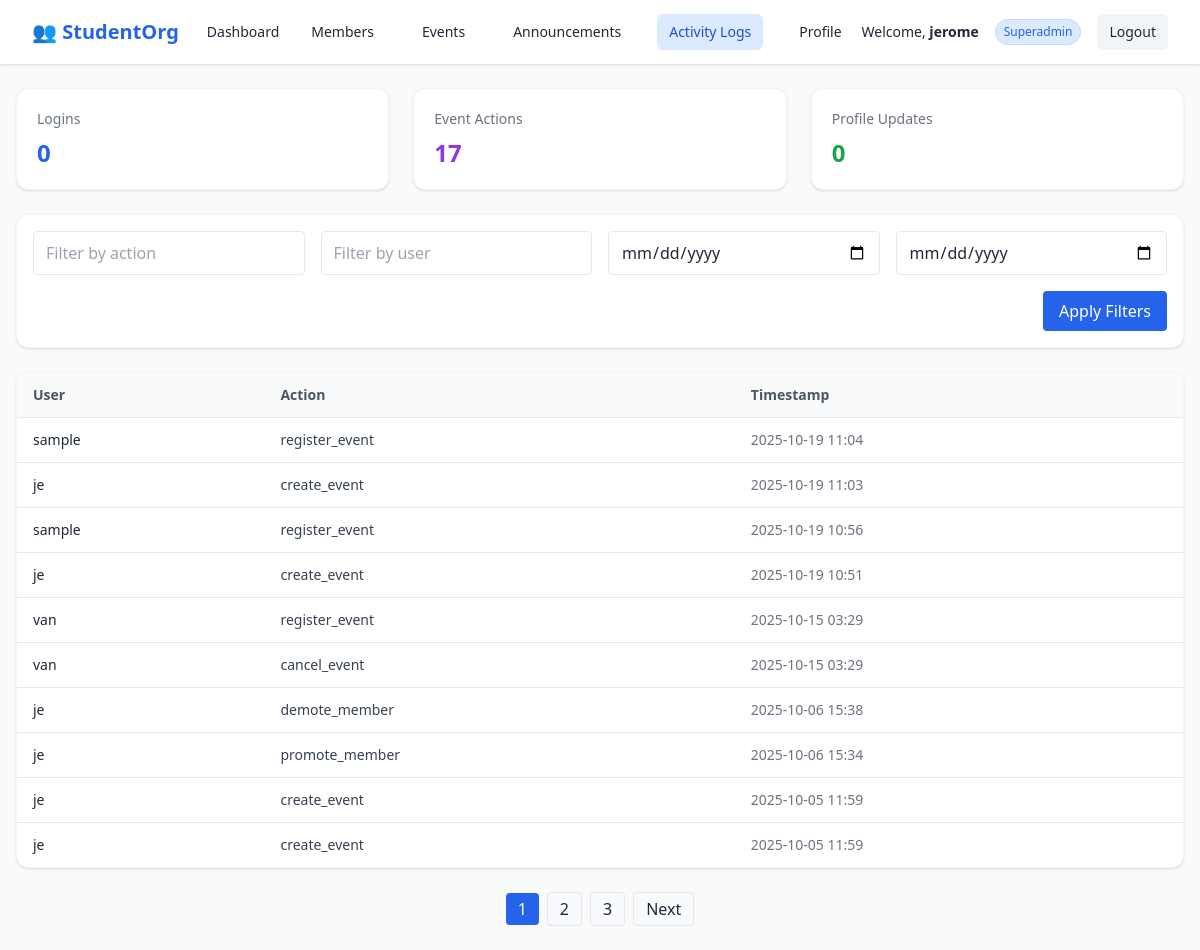
The app's page /audit-logs/ (signed in), older data.
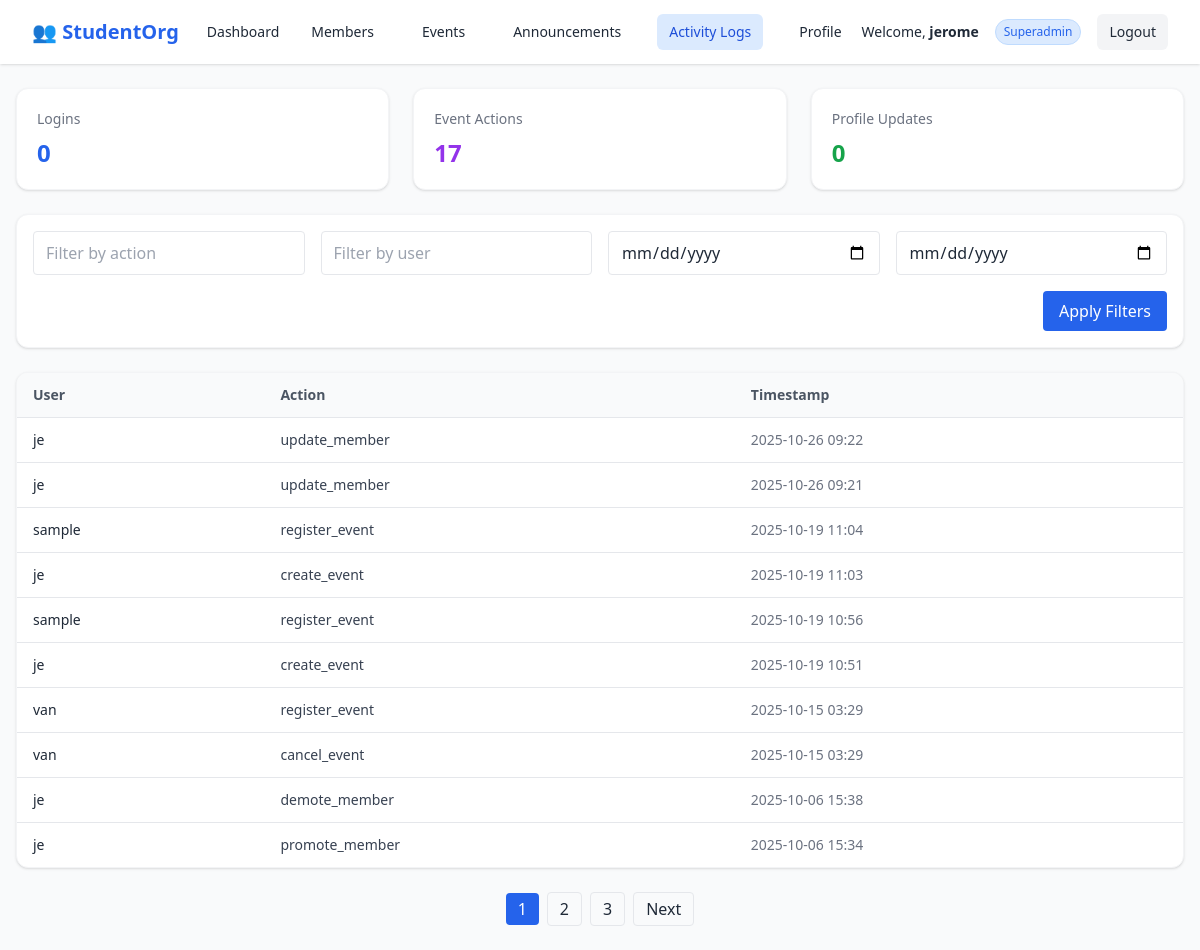
The same page, newer data.
### accounts/models.py (models this page shows, shortened)
class AuditLog(models.Model):
    user = models.ForeignKey(settings.AUTH_USER_MODEL, on_delete=models.SET_NULL, null=True, blank=True)
    action = models.CharField(max_length=255)
    target = models.CharField(max_length=255, null=True, blank=True)
    timestamp = models.DateTimeField(auto_now_add=True)

### accounts/views.py (the view)
# urls.py: path("audit-logs/", views.audit_log_list, name="audit_log_list"),
@login_required
def audit_log_list(request):
    logs = AuditLog.objects.all().order_by("-timestamp")
    action = request.GET.get("action", "").strip()
    user = request.GET.get("user", "").strip()
    start_date = request.GET.get("start_date", "")
    end_date = request.GET.get("end_date", "")
    if action:
        logs = logs.filter(action__icontains=action)
    if user:
        logs = logs.filter(user__username__icontains=user)
    if start_date:
        logs = logs.filter(timestamp__gte=start_date)
    if end_date:
        logs = logs.filter(timestamp__lte=end_date)
    logins_count = AuditLog.objects.filter(action__icontains="login").count()
    event_actions_count = AuditLog.objects.filter(action__icontains="event").count()
    profile_updates_count = AuditLog.objects.filter(action__icontains="update profile").count()
    paginator = Paginator(logs, 10)
    page_number = request.GET.get("page")
    logs_page = paginator.get_page(page_number)
    context = {
        "logs": logs_page,
        "logins_count": logins_count,
        "event_actions_count": event_actions_count,
        "profile_updates_count": profile_updates_count,
        "selected_action": action,
        "selected_user": user,
        "selected_start_date": start_date,
        "selected_end_date": end_date,
    }
    return render(request, "accounts/audit_log_list.html", context)

### accounts/templates/accounts/audit_log_list.html (shortened to what this page needs)
{% extends "accounts/base.html" %}
{% load static %}
{% block content %}
<div class="max-w-7xl mx-auto px-4 py-6">
  <div class="grid grid-cols-1 md:grid-cols-3 gap-6 mb-6">
    <div class="bg-white rounded-xl shadow p-5 border border-gray-100">
      <h3 class="text-sm font-medium text-gray-500">Logins</h3>
      <p class="text-2xl font-bold text-blue-600 mt-2">{{ logins_count }}</p>
    </div>
    <div class="bg-white rounded-xl shadow p-5 border border-gray-100">
      <h3 class="text-sm font-medium text-gray-500">Event Actions</h3>
      <p class="text-2xl font-bold text-purple-600 mt-2">{{ event_actions_count }}</p>
    </div>
    <div class="bg-white rounded-xl shadow p-5 border border-gray-100">
      <h3 class="text-sm font-medium text-gray-500">Profile Updates</h3>
      <p class="text-2xl font-bold text-green-600 mt-2">{{ profile_updates_count }}</p>
    </div>
  </div>
  <form method="get" class="bg-white rounded-xl shadow p-4 border border-gray-100 mb-6">
    <div class="grid grid-cols-1 md:grid-cols-4 gap-4">
      <input type="text" name="action" placeholder="Filter by action"
             value="{{ selected_action }}"
             class="px-3 py-2 border rounded w-full focus:ring focus:ring-blue-200">
      <input type="text" name="user" placeholder="Filter by user"
             value="{{ selected_user }}"
             class="px-3 py-2 border rounded w-full focus:ring focus:ring-blue-200">
      <input type="date" name="start_date"
             value="{{ selected_start_date }}"
             class="px-3 py-2 border rounded w-full focus:ring focus:ring-blue-200">
      <input type="date" name="end_date"
             value="{{ selected_end_date }}"
             class="px-3 py-2 border rounded w-full focus:ring focus:ring-blue-200">
    </div>
    <div class="flex justify-end mt-4">
      <button type="submit" class="px-4 py-2 bg-blue-600 text-white rounded hover:bg-blue-700">
        Apply Filters
      </button>
    </div>
  </form>
  <div class="bg-white rounded-xl shadow border border-gray-100 overflow-hidden">
    <table class="w-full text-left">
      <thead class="bg-gray-50 border-b">
        <tr>
          <th class="px-4 py-3 text-sm font-semibold text-gray-600">User</th>
          <th class="px-4 py-3 text-sm font-semibold text-gray-600">Action</th>
          <th class="px-4 py-3 text-sm font-semibold text-gray-600">Timestamp</th>
        </tr>
      </thead>
      <tbody class="divide-y">
        {% for log in logs %}
        <tr class="hover:bg-gray-50">
          <td class="px-4 py-3 text-sm text-gray-800">{{ log.user.username }}</td>
          <td class="px-4 py-3 text-sm text-gray-700">{{ log.action }}</td>
          <td class="px-4 py-3 text-sm text-gray-500">{{ log.timestamp|date:"Y-m-d H:i" }}</td>
        </tr>
        {% empty %}
        <tr>
          <td colspan="4" class="px-4 py-6 text-center text-gray-500">No logs found</td>
        </tr>
        {% endfor %}
      </tbody>
    </table>
  </div>
  {% if logs.has_other_pages %}
  <div class="flex justify-center items-center space-x-2 mt-6">
    {% for num in logs.paginator.page_range %}
      {% if logs.number == num %}
        <span class="px-3 py-1 bg-blue-600 text-white rounded">{{ num }}</span>
      {% elif num > logs.number|add:-3 and num < logs.number|add:3 %}
        <a href="?page={{ num }}&action={{ selected_action }}&user={{ selected_user }}&start_date={{ selected_start_date }}&end_date={{ selected_end_date }}"
           class="px-3 py-1 border rounded hover:bg-gray-100">{{ num }}</a>
      {% endif %}
    {% endfor %}
    {% if logs.has_next %}
      <a href="?page={{ logs.next_page_number }}&action={{ selected_action }}&user={{ selected_user }}&start_date={{ selected_start_date }}&end_date={{ selected_end_date }}"
         class="px-3 py-1 border rounded hover:bg-gray-100">Next</a>
    {% endif %}
  </div>
  {% endif %}
</div>
{% endblock %}

Row changes from the older to the newer data that the page shows:
no longer on this page (row unchanged): AuditLog: user.username "je", action "create_event", timestamp "2025-10-05 11:59"
no longer on this page (row unchanged): AuditLog: user.username "je", action "create_event", timestamp "2025-10-05 11:59"
added AuditLog: user.username "je", action "update_member", timestamp "2025-10-26 09:22"
added AuditLog: user.username "je", action "update_member", timestamp "2025-10-26 09:21"
